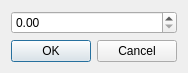
<?xml version="1.0" encoding="UTF-8"?>
<ui version="4.0">
 <class>RealDialog</class>
 <widget class="QDialog" name="RealDialog">
  <property name="geometry">
   <rect>
    <x>0</x>
    <y>0</y>
    <width>167</width>
    <height>61</height>
   </rect>
  </property>
  <property name="windowTitle">
   <string>Dialog</string>
  </property>
  <layout class="QGridLayout" name="gridLayout">
   <item row="0" column="0">
    <widget class="QDoubleSpinBox" name="m_doubleSpinBox"/>
   </item>
   <item row="1" column="0">
    <widget class="KDialogButtonBox" name="m_dialogButtonBox">
     <property name="standardButtons">
      <set>QDialogButtonBox::Cancel|QDialogButtonBox::Ok</set>
     </property>
    </widget>
   </item>
  </layout>
 </widget>
 <customwidgets>
  <customwidget>
   <class>KDialogButtonBox</class>
   <extends>QDialogButtonBox</extends>
   <header>kdialogbuttonbox.h</header>
  </customwidget>
 </customwidgets>
 <resources/>
 <connections/>
</ui>
